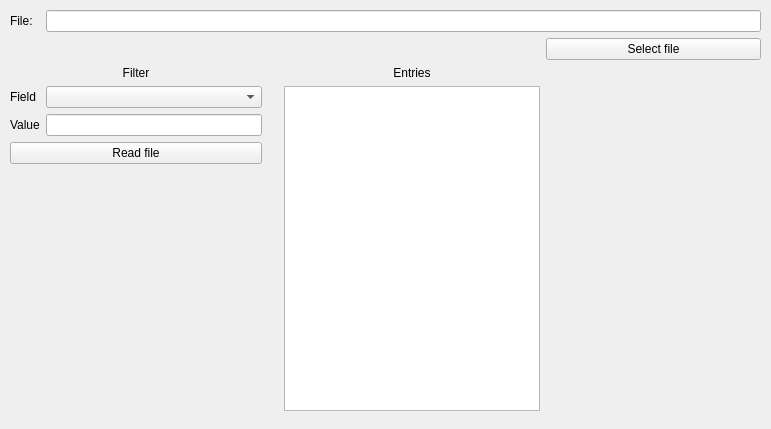
<?xml version="1.0" encoding="UTF-8"?>
<ui version="4.0">
 <class>TwelfthTask</class>
 <widget class="QDialog" name="TwelfthTask">
  <property name="geometry">
   <rect>
    <x>0</x>
    <y>0</y>
    <width>771</width>
    <height>429</height>
   </rect>
  </property>
  <property name="minimumSize">
   <size>
    <width>771</width>
    <height>429</height>
   </size>
  </property>
  <property name="maximumSize">
   <size>
    <width>825</width>
    <height>580</height>
   </size>
  </property>
  <property name="windowTitle">
   <string>Dialog</string>
  </property>
  <widget class="QWidget" name="gridLayoutWidget">
   <property name="geometry">
    <rect>
     <x>10</x>
     <y>10</y>
     <width>751</width>
     <height>401</height>
    </rect>
   </property>
   <layout class="QGridLayout" name="gridLayout">
    <item row="4" column="3" rowspan="4">
     <widget class="QListWidget" name="entries_list"/>
    </item>
    <item row="7" column="1">
     <spacer name="verticalSpacer">
      <property name="orientation">
       <enum>Qt::Vertical</enum>
      </property>
      <property name="sizeHint" stdset="0">
       <size>
        <width>20</width>
        <height>40</height>
       </size>
      </property>
     </spacer>
    </item>
    <item row="2" column="0" colspan="2">
     <widget class="QLabel" name="label_5">
      <property name="text">
       <string>Filter</string>
      </property>
      <property name="alignment">
       <set>Qt::AlignCenter</set>
      </property>
     </widget>
    </item>
    <item row="2" column="3">
     <widget class="QLabel" name="label_2">
      <property name="text">
       <string>Entries</string>
      </property>
      <property name="alignment">
       <set>Qt::AlignCenter</set>
      </property>
     </widget>
    </item>
    <item row="5" column="0">
     <widget class="QLabel" name="label_4">
      <property name="text">
       <string>Value</string>
      </property>
     </widget>
    </item>
    <item row="0" column="0">
     <widget class="QLabel" name="label">
      <property name="text">
       <string>File:</string>
      </property>
     </widget>
    </item>
    <item row="4" column="0">
     <widget class="QLabel" name="label_3">
      <property name="text">
       <string>Field</string>
      </property>
     </widget>
    </item>
    <item row="6" column="0" colspan="2">
     <widget class="QPushButton" name="read_file_button">
      <property name="focusPolicy">
       <enum>Qt::NoFocus</enum>
      </property>
      <property name="text">
       <string>Read file</string>
      </property>
     </widget>
    </item>
    <item row="4" column="1">
     <widget class="QComboBox" name="field_selector"/>
    </item>
    <item row="5" column="1">
     <widget class="QLineEdit" name="field_edit"/>
    </item>
    <item row="4" column="2">
     <spacer name="horizontalSpacer">
      <property name="orientation">
       <enum>Qt::Horizontal</enum>
      </property>
      <property name="sizeType">
       <enum>QSizePolicy::Fixed</enum>
      </property>
      <property name="sizeHint" stdset="0">
       <size>
        <width>10</width>
        <height>20</height>
       </size>
      </property>
     </spacer>
    </item>
    <item row="4" column="4">
     <spacer name="horizontalSpacer_2">
      <property name="orientation">
       <enum>Qt::Horizontal</enum>
      </property>
      <property name="sizeHint" stdset="0">
       <size>
        <width>40</width>
        <height>20</height>
       </size>
      </property>
     </spacer>
    </item>
    <item row="0" column="1" colspan="4">
     <widget class="QLineEdit" name="file_edit">
      <property name="tabletTracking">
       <bool>true</bool>
      </property>
      <property name="maxLength">
       <number>300</number>
      </property>
     </widget>
    </item>
    <item row="1" column="4">
     <widget class="QPushButton" name="select_file_button">
      <property name="focusPolicy">
       <enum>Qt::NoFocus</enum>
      </property>
      <property name="text">
       <string>Select file</string>
      </property>
     </widget>
    </item>
   </layout>
  </widget>
 </widget>
 <resources/>
 <connections/>
</ui>
